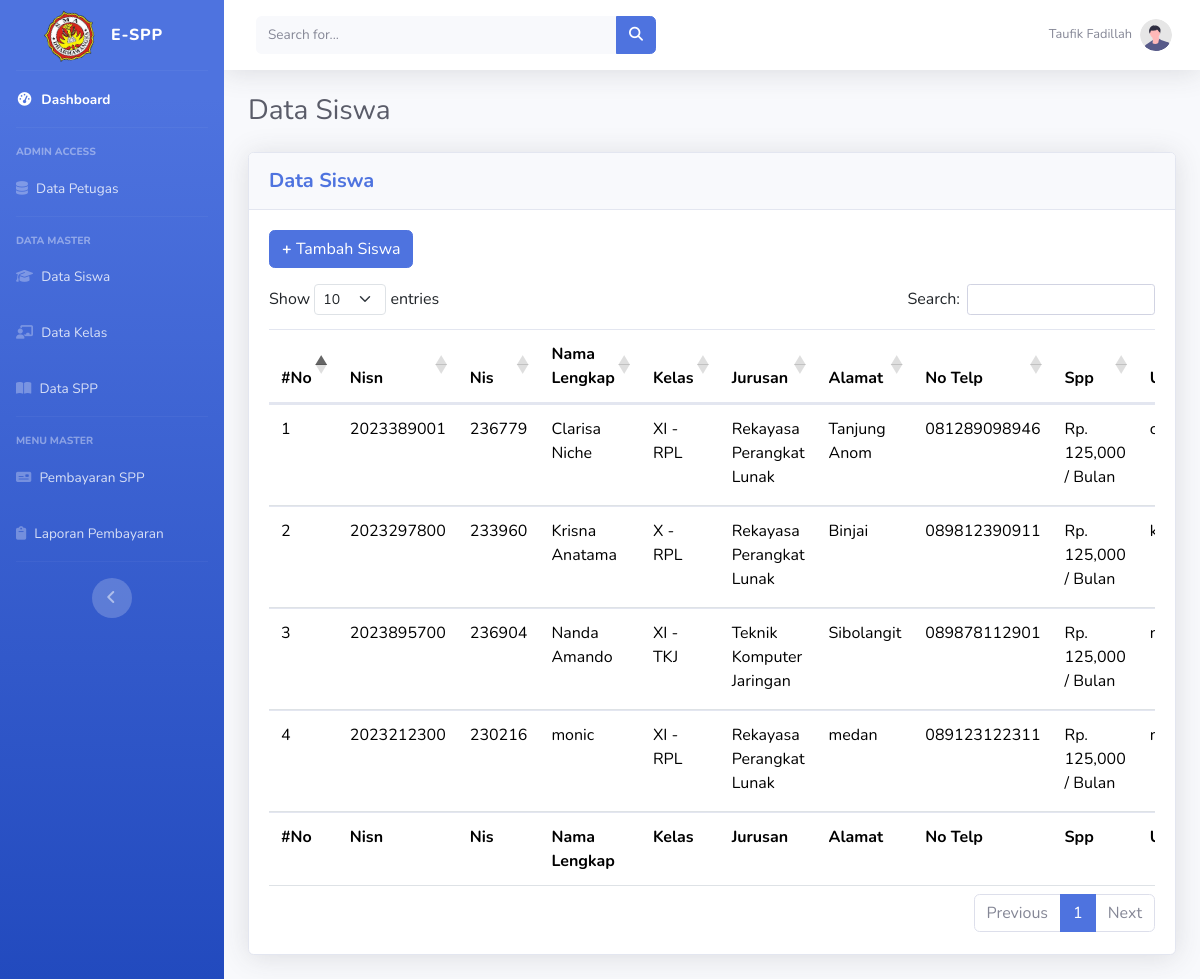
/index.php?page=data-siswa (signed in), run on the app's committed database.
### tables this page shows
CREATE TABLE `tb_siswa` (
  `id_siswa` int(11) NOT NULL,
  `nisn` char(10) NOT NULL,
  `nis` char(10) NOT NULL,
  `nama_siswa` varchar(100) NOT NULL,
  `id_kelas` int(11) NOT NULL,
  `alamat` text NOT NULL,
  `no_telp` varchar(13) NOT NULL,
  `id_spp` int(11) NOT NULL,
  `id_login` int(11) NOT NULL
);

CREATE TABLE `tb_kelas` (
  `id_kelas` int(11) NOT NULL,
  `nama_kelas` varchar(100) NOT NULL,
  `jurusan` varchar(50) NOT NULL
);

CREATE TABLE `tb_spp` (
  `id_spp` int(11) NOT NULL,
  `tahun` varchar(11) DEFAULT NULL,
  `nominal` int(11) DEFAULT NULL
);

### app/Spp.php (called while the page is built, shortened)
<?php
class Spp extends Koneksi {
    public function tampilSiswa()
    {
        $sql  = "SELECT * FROM tb_siswa
        JOIN tb_spp ON tb_siswa.id_spp = tb_spp.id_spp JOIN tb_kelas ON tb_siswa.id_kelas = tb_kelas.id_kelas JOIN tb_login ON tb_siswa.id_login = tb_login.id_login
        ORDER BY id_siswa ASC";
        $stmt = $this->db->prepare($sql);
        $stmt->execute();
        $data = [];
        while ($rows = $stmt->fetch()) {
            $data[] = $rows;
        }
        return $data;
    }
    public function tampilKelas()
    {
        $sql = "SELECT * FROM tb_kelas";
        $stmt = $this->db->prepare($sql);
        $stmt->execute();
        $data = [];
        while ($rows = $stmt->fetch()) {
            $data[] = $rows;
        }
        return $data;
    }
    public function tampilSpp()
    {
        $sql = "SELECT * FROM tb_spp";
        $stmt = $this->db->prepare($sql);
        $stmt->execute();
        $data = [];
        while ($rows = $stmt->fetch()) {
            $data[] = $rows;
        }
        return $data;
    }
}
?>

### inc/Koneksi.php (called while the page is built, shortened)
<?php
class Koneksi {
    public function __construct() {
        try {
            $this->db = new \PDO("mysql:host=localhost;dbname=db_spp","root","");
        } catch (\PDOException $e) {
            die('Koneksi database gagal : ' . $e->getMessage());
        }
    }
}
?>

### data-siswa.php (the view, shortened to what this page needs)
<div class="d-sm-flex align-items-center justify-content-between mb-4">
    <h1 class="h3 mb-0 text-gray-800">Data Siswa</h1>
</div>
                            <?php
                            $rows = $data->tampilKelas();
                                ?>
                            <?php
                            $rows = $data->tampilSpp();
                                ?>
<div class="card shadow mb-4">
    <div class="card-header py-3">
        <h5 class="m-0 font-weight-bold text-primary">Data Siswa</h5>
    </div>
    <div class="card-body">
        <div class="table-responsive">
            <button type="button" class="btn btn-primary mb-3" data-bs-toggle="modal" data-bs-target="#data-siswa">
                <strong>+ </strong>Tambah Siswa
            </button>
            <table id="table" class="table" style="width: 100%;">
                <thead>
                    <tr>
                        <th>#No</th>
                        <th>Nisn</th>
                        <th>Nis</th>
                        <th>Nama Lengkap</th>
                        <th>Kelas</th>
                        <th>Jurusan</th>
                        <th>Alamat</th>
                        <th>No Telp</th>
                        <th>Spp</th>
                        <th>Username</th>
                    </tr>
                </thead>
                <tbody>
                    <?php
                    $no   = 1;
                    $rows = $data->tampilSiswa();
                    foreach ($rows as $row) {
                        ?>
                        <tr>
                            <td>
                                <?= $no++; ?>
                            </td>
                            <td>
                                <?= $row["nisn"]; ?>
                            </td>
                            <td>
                                <?= $row["nis"]; ?>
                            </td>
                            <td>
                                <?= $row["nama_siswa"]; ?>
                            </td>
                            <td>
                                <?= $row["nama_kelas"]; ?>
                            </td>
                            <td>
                                <?= $row["jurusan"]; ?>
                            </td>
                            <td>
                                <?= $row["alamat"]; ?>
                            </td>
                            <td>
                                <?= $row["no_telp"]; ?>
                            </td>
                            <td>
                                <?= 'Rp. ' . number_format($row["nominal"]) . ' / Bulan'; ?>
                            </td>
                            <td>
                            </td>
                        </tr>
                    <?php } ?>
                </tbody>
                <tfoot>
                    <tr>
                        <th>#No</th>
                        <th>Nisn</th>
                        <th>Nis</th>
                        <th>Nama Lengkap</th>
                        <th>Kelas</th>
                        <th>Jurusan</th>
                        <th>Alamat</th>
                        <th>No Telp</th>
                        <th>Spp</th>
                        <th>Username</th>
                    </tr>
                </tfoot>
            </table>
        </div>
    </div>
</div>

### index.php (shortened to what this page needs)
<?php
require_once "inc/Koneksi.php";
require_once "app/Spp.php";
$data = new App\Spp();
$username = $_SESSION["user"]["nama_lengkap"];
$role     = $_SESSION["user"]["role"];
?>
<!DOCTYPE html>
<html lang="en">
<head>
    <link href="vendor/fontawesome-free/css/all.min.css" rel="stylesheet" type="text/css">
    <link rel="stylesheet" href="https://cdnjs.cloudflare.com/ajax/libs/font-awesome/6.4.2/css/all.min.css">
    <link rel="stylesheet" href="src/datatables/datatables.min.css">
    <link href="src/css/bootstrap.min.css" rel="stylesheet"
>
    <link href="src/css/sb-admin-2.min.css" rel="stylesheet">
    <link href="https://cdn.datatables.net/buttons/2.4.2/css/buttons.dataTables.min.css" rel="stylesheet">
</head>
<body id="page-top">
    <div id="wrapper">
        <ul class="navbar-nav bg-gradient-primary sidebar sidebar-dark accordion" id="accordionSidebar">
            <a class="sidebar-brand d-flex align-items-center justify-content-center" href="index.html">
                <div class="sidebar-brand-icon rotate-n-15">
                    <img src="src/img/logo.png" alt="" width="50">
                </div>
                <div class="sidebar-brand-text mx-3">E-Spp</div>
            </a>
            <hr class="sidebar-divider my-0">
            <?php
            if ($role == "Admin") {
                ?>
                <li class="nav-item active">
                    <a class="nav-link" href="index.php?page=dashboard">
                        <i class="fas fa-fw fa-tachometer-alt"></i>
                        <span>Dashboard</span></a>
                </li>
                <hr class="sidebar-divider">
                <div class="sidebar-heading">
                    Admin Access
                </div>
                <li class="nav-item">
                <li class="nav-item">
                    <a class="nav-link" href="index.php?page=data-petugas">
                        <i class="fa-solid fa-database"></i>
                        <span>Data Petugas</span></a>
                </li>
                </li>
                <hr class="sidebar-divider">
                <div class="sidebar-heading">
                    Data Master
                </div>
                <li class="nav-item">
                    <a class="nav-link" href="index.php?page=data-siswa">
                        <i class="fa-solid fa-graduation-cap"></i>
                        <span>Data Siswa</span></a>
                </li>
                <li class="nav-item">
                    <a class="nav-link" href="index.php?page=data-kelas">
                        <i class="fa-solid fa-chalkboard-user"></i>
                        <span>Data Kelas</span></a>
                </li>
                <li class="nav-item">
                    <a class="nav-link" href="index.php?page=data-spp">
                        <i class="fa-solid fa-book-open"></i>
                        <span>Data SPP</span></a>
                </li>
                <hr class="sidebar-divider d-none d-md-block">
                <div class="sidebar-heading">
                    Menu Master
                </div>
                <li class="nav-item">
                    <a class="nav-link" href="index.php?page=pembayaran-spp">
                        <i class="fa-solid fa-money-check"></i>
                        <span>Pembayaran SPP</span></a>
                </li>
                <li class="nav-item">
                    <a class="nav-link" href="index.php?page=laporan-pembayaran">
                        <i class="fa-solid fa-clipboard"></i>
                        <span>Laporan Pembayaran</span></a>
                </li>
            <?php } else if ($role == "Petugas") { ?>
                    <li class="nav-item active">
                        <a class="nav-link" href="index.php?page=dashboard">
                            <i class="fas fa-fw fa-tachometer-alt"></i>
                            <span>Dashboard</span></a>
                    </li>
                    <hr class="sidebar-divider d-none d-md-block">
                    <div class="sidebar-heading">
                        Data Master
                    </div>
                    <li class="nav-item">
                        <a class="nav-link" href="index.php?page=data-siswa">
                            <i class="fa-solid fa-graduation-cap"></i>
                            <span>Data Siswa</span></a>
                    </li>
                    <li class="nav-item">
                        <a class="nav-link" href="index.php?page=data-kelas">
                            <i class="fa-solid fa-chalkboard-user"></i>
                            <span>Data Kelas</span></a>
                    </li>
                    <li class="nav-item">
                        <a class="nav-link" href="index.php?page=data-spp">
                            <i class="fa-solid fa-book-open"></i>
                            <span>Data SPP</span></a>
                    </li>
                    <hr class="sidebar-divider d-none d-md-block">
                    <div class="sidebar-heading">
                        Menu Master
                    </div>
                    <li class="nav-item">
                        <a class="nav-link" href="index.php?page=pembayaran-spp">
                            <i class="fa-solid fa-money-check"></i>
                            <span>Pembayaran SPP</span></a>
                    </li>
                    <li class="nav-item">
                        <a class="nav-link" href="index.php?page=laporan-pembayaran">
                            <i class="fa-solid fa-clipboard"></i>
                            <span>Laporan Pembayaran</span></a>
                    </li>
            <?php } ?>
            <hr class="sidebar-divider d-none d-md-block">
            <div class="text-center d-none d-md-inline">
                <button class="rounded-circle border-0" id="sidebarToggle"></button>
            </div>
        </ul>
        <div id="content-wrapper" class="d-flex flex-column">
            <div id="content">
                <nav class="navbar navbar-expand navbar-light bg-white topbar mb-4 static-top shadow">
                    <form
                        class="d-none d-sm-inline-block form-inline mr-auto ml-md-3 my-2 my-md-0 mw-100 navbar-search">
                        <div class="input-group">
                            <input type="text" class="form-control bg-light border-0 small" placeholder="Search for..."
                                aria-label="Search" aria-describedby="basic-addon2">
                            <div class="input-group-append">
                                <button class="btn btn-primary" type="button">
                                    <i class="fas fa-search fa-sm"></i>
                                </button>
                            </div>
                        </div>
                    </form>
                    <ul class="navbar-nav ml-auto">
                        <li class="nav-item dropdown no-arrow">
                            <a class="nav-link dropdown-toggle" href="#" id="userDropdown" role="button"
                                data-toggle="dropdown" aria-haspopup="true" aria-expanded="false">
                                <span class="mr-2 d-none d-lg-inline text-gray-600 small">
                                    <?= $username; ?>
                                </span>
                                <img class="img-profile rounded-circle" src="src/img/undraw_profile.svg">
                            </a>
                        </li>
                    </ul>
                </nav>
                <div class="container-fluid">
                    <?php
                    if (isset($_GET["page"])) {
                        require $_GET["page"] . ".php";
                    } else {
                    }
                    ?>
                </div>
            </div>
        </div>
</body>
</html>

### data on the page
tb_siswa: nisn "2023389001", nis "236779", nama_siswa "Clarisa Niche", id_kelas.nama_kelas "XI - RPL", id_kelas.jurusan "Rekayasa Perangkat Lunak", alamat "Tanjung Anom", no_telp "081289098946", id_spp.nominal "125,000"
tb_siswa: nisn "2023297800", nis "233960", nama_siswa "Krisna Anatama", id_kelas.nama_kelas "X - RPL", id_kelas.jurusan "Rekayasa Perangkat Lunak", alamat "Binjai", no_telp "089812390911", id_spp.nominal "125,000"
tb_siswa: nisn "2023895700", nis "236904", nama_siswa "Nanda Amando", id_kelas.nama_kelas "XI - TKJ", id_kelas.jurusan "Teknik Komputer Jaringan", alamat "Sibolangit", no_telp "089878112901", id_spp.nominal "125,000"
tb_siswa: nisn "2023212300", nis "230216", nama_siswa "monic", id_kelas.nama_kelas "XI - RPL", id_kelas.jurusan "Rekayasa Perangkat Lunak", alamat "medan", no_telp "089123122311", id_spp.nominal "125,000"

### other printed values
$username "Taufik Fadillah"
